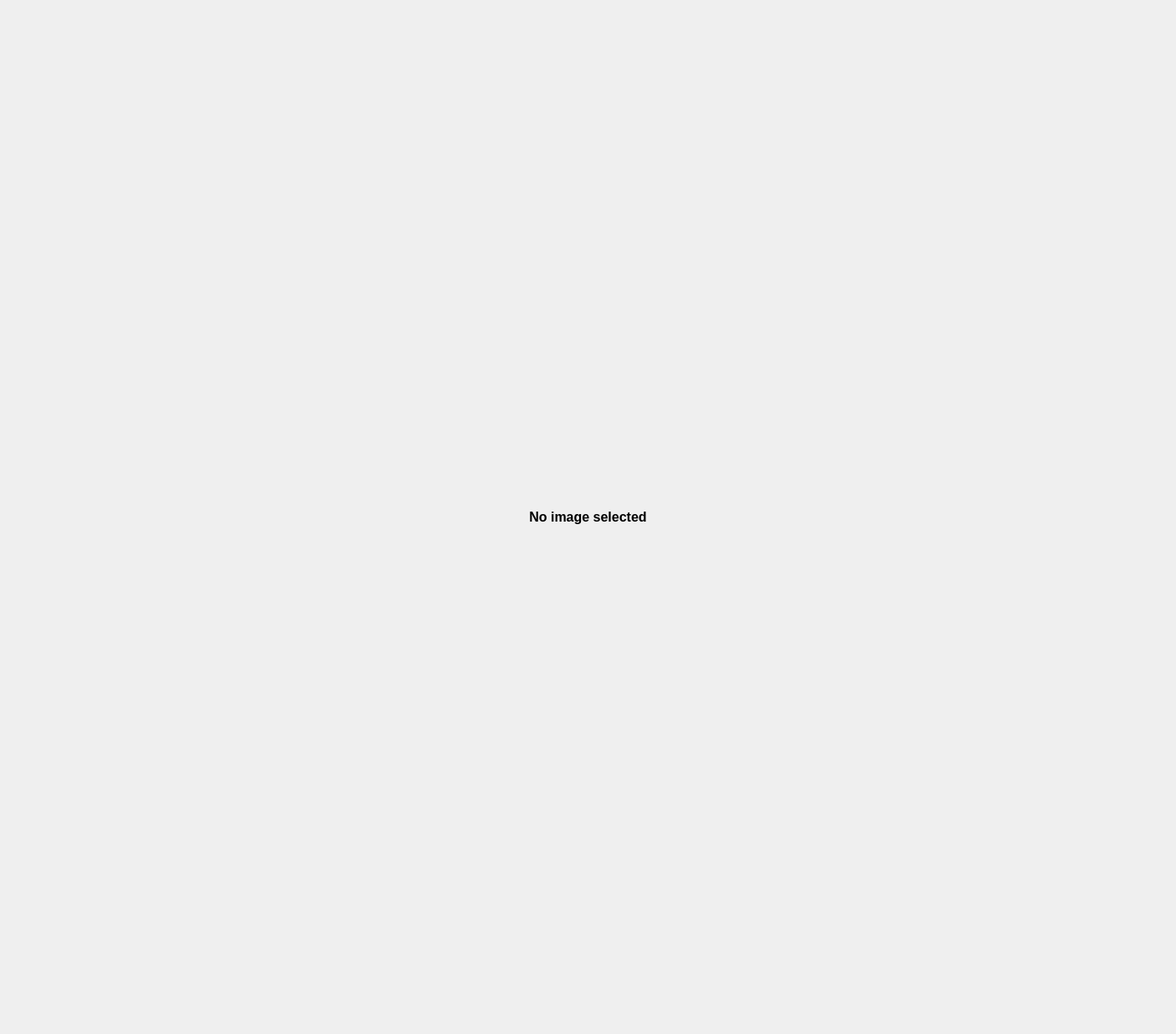
<?xml version="1.0" encoding="UTF-8"?>
<ui version="4.0">
 <class>Form</class>
 <widget class="QWidget" name="Form">
  <property name="geometry">
   <rect>
    <x>0</x>
    <y>0</y>
    <width>1405</width>
    <height>1235</height>
   </rect>
  </property>
  <property name="windowTitle">
   <string>Form</string>
  </property>
  <layout class="QHBoxLayout" name="horizontalLayout">
   <item>
    <widget class="QStackedWidget" name="swPreview">
     <property name="styleSheet">
      <string notr="true"/>
     </property>
     <property name="currentIndex">
      <number>1</number>
     </property>
     <widget class="QWidget" name="pgPreviewImg">
      <layout class="QVBoxLayout" name="verticalLayout_6">
       <property name="spacing">
        <number>0</number>
       </property>
       <property name="leftMargin">
        <number>0</number>
       </property>
       <property name="topMargin">
        <number>0</number>
       </property>
       <property name="rightMargin">
        <number>0</number>
       </property>
       <property name="bottomMargin">
        <number>0</number>
       </property>
       <item>
        <widget class="BCWImagePreview" name="gvPreview">
         <property name="statusTip">
          <string>Double-click: zoom to fit/scale 1:1 | Drag: pan | Ctrl+Drag: select and zoom</string>
         </property>
        </widget>
       </item>
       <item>
        <widget class="QWidget" name="widget_3" native="true">
         <layout class="QHBoxLayout" name="horizontalLayout_9">
          <property name="leftMargin">
           <number>0</number>
          </property>
          <property name="topMargin">
           <number>3</number>
          </property>
          <property name="rightMargin">
           <number>0</number>
          </property>
          <property name="bottomMargin">
           <number>3</number>
          </property>
          <item>
           <widget class="QLabel" name="lblPreviewZoom">
            <property name="sizePolicy">
             <sizepolicy hsizetype="Preferred" vsizetype="Preferred">
              <horstretch>1</horstretch>
              <verstretch>0</verstretch>
             </sizepolicy>
            </property>
            <property name="minimumSize">
             <size>
              <width>0</width>
              <height>18</height>
             </size>
            </property>
            <property name="baseSize">
             <size>
              <width>0</width>
              <height>0</height>
             </size>
            </property>
            <property name="font">
             <font>
              <pointsize>8</pointsize>
             </font>
            </property>
            <property name="text">
             <string>100.00%</string>
            </property>
            <property name="alignment">
             <set>Qt::AlignLeading|Qt::AlignLeft|Qt::AlignTop</set>
            </property>
           </widget>
          </item>
          <item>
           <widget class="QWidget" name="wAnimated" native="true">
            <property name="sizePolicy">
             <sizepolicy hsizetype="Preferred" vsizetype="Preferred">
              <horstretch>3</horstretch>
              <verstretch>0</verstretch>
             </sizepolicy>
            </property>
            <property name="baseSize">
             <size>
              <width>0</width>
              <height>0</height>
             </size>
            </property>
            <layout class="QHBoxLayout" name="horizontalLayout_10">
             <property name="spacing">
              <number>0</number>
             </property>
             <property name="leftMargin">
              <number>0</number>
             </property>
             <property name="topMargin">
              <number>0</number>
             </property>
             <property name="rightMargin">
              <number>0</number>
             </property>
             <property name="bottomMargin">
              <number>0</number>
             </property>
             <item>
              <widget class="QLabel" name="lblAnimatedFrameNumber">
               <property name="minimumSize">
                <size>
                 <width>0</width>
                 <height>18</height>
                </size>
               </property>
               <property name="font">
                <font>
                 <pointsize>8</pointsize>
                </font>
               </property>
               <property name="text">
                <string>Frame 0/000  </string>
               </property>
               <property name="alignment">
                <set>Qt::AlignLeading|Qt::AlignLeft|Qt::AlignTop</set>
               </property>
              </widget>
             </item>
             <item>
              <widget class="QSlider" name="hsAnimatedFrameNumber">
               <property name="minimumSize">
                <size>
                 <width>0</width>
                 <height>0</height>
                </size>
               </property>
               <property name="maximumSize">
                <size>
                 <width>16777215</width>
                 <height>18</height>
                </size>
               </property>
               <property name="styleSheet">
                <string notr="true">QSlider::groove:horizontal {
    height: 8px;
    margin: 0px;
    }
QSlider::handle:horizontal {
    height: 40px;
    width: 40px;
    margin: -15px 0px;
    }</string>
               </property>
               <property name="minimum">
                <number>1</number>
               </property>
               <property name="pageStep">
                <number>10</number>
               </property>
               <property name="orientation">
                <enum>Qt::Horizontal</enum>
               </property>
               <property name="invertedAppearance">
                <bool>false</bool>
               </property>
               <property name="invertedControls">
                <bool>false</bool>
               </property>
               <property name="tickPosition">
                <enum>QSlider::NoTicks</enum>
               </property>
               <property name="tickInterval">
                <number>5</number>
               </property>
              </widget>
             </item>
             <item>
              <widget class="QToolButton" name="tbPlayPause">
               <property name="maximumSize">
                <size>
                 <width>18</width>
                 <height>18</height>
                </size>
               </property>
               <property name="text">
                <string/>
               </property>
               <property name="icon">
                <iconset resource="dark_icons.qrc">
                 <normaloff>:/images/play</normaloff>:/images/play</iconset>
               </property>
               <property name="autoRaise">
                <bool>true</bool>
               </property>
              </widget>
             </item>
            </layout>
           </widget>
          </item>
         </layout>
        </widget>
       </item>
      </layout>
     </widget>
     <widget class="QWidget" name="pgPreviewNone">
      <layout class="QVBoxLayout" name="verticalLayout_7">
       <property name="leftMargin">
        <number>0</number>
       </property>
       <property name="topMargin">
        <number>0</number>
       </property>
       <property name="rightMargin">
        <number>0</number>
       </property>
       <property name="bottomMargin">
        <number>0</number>
       </property>
       <item>
        <widget class="QLabel" name="lblNoPreview">
         <property name="font">
          <font>
           <pointsize>12</pointsize>
           <weight>75</weight>
           <bold>true</bold>
          </font>
         </property>
         <property name="autoFillBackground">
          <bool>false</bool>
         </property>
         <property name="text">
          <string>No image selected</string>
         </property>
         <property name="alignment">
          <set>Qt::AlignCenter</set>
         </property>
        </widget>
       </item>
      </layout>
     </widget>
    </widget>
   </item>
  </layout>
 </widget>
 <customwidgets>
  <customwidget>
   <class>BCWImagePreview</class>
   <extends>QGraphicsView</extends>
   <header>bulicommander.bc.bcwimagepreview</header>
  </customwidget>
 </customwidgets>
 <resources>
  <include location="dark_icons.qrc"/>
 </resources>
 <connections/>
</ui>
